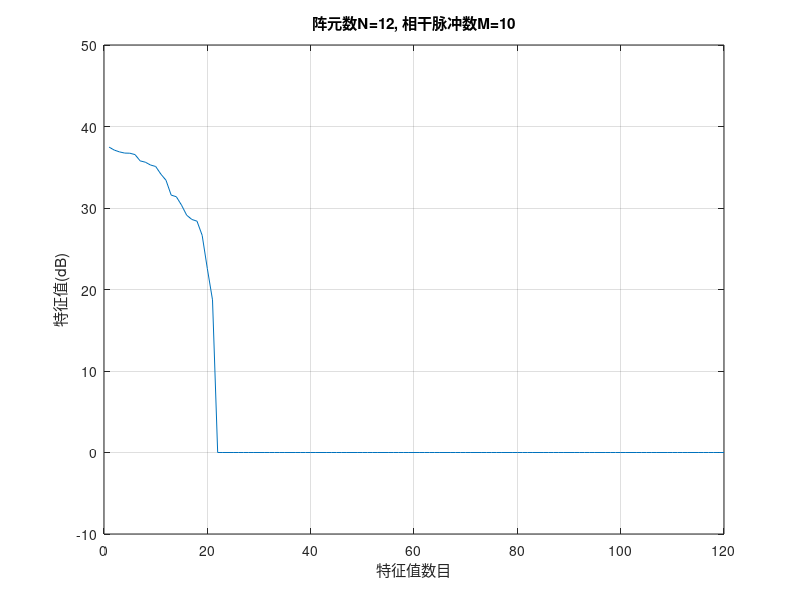
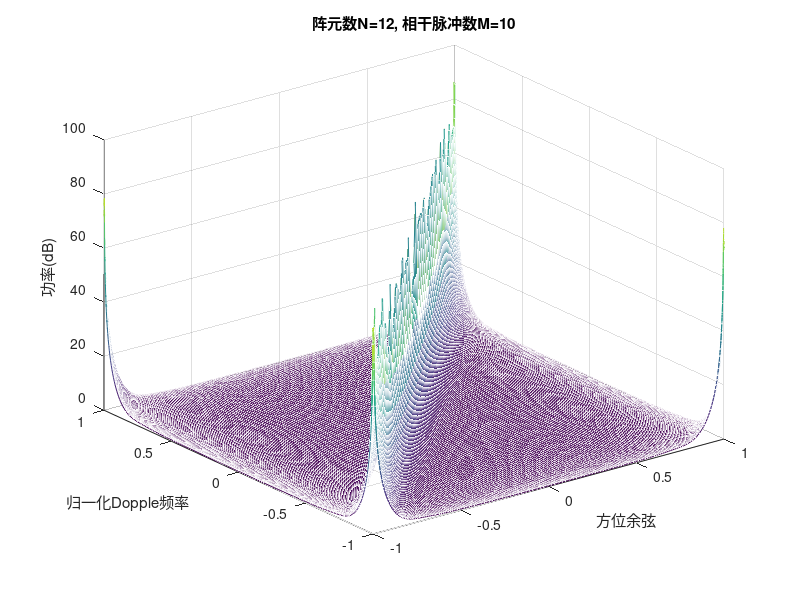
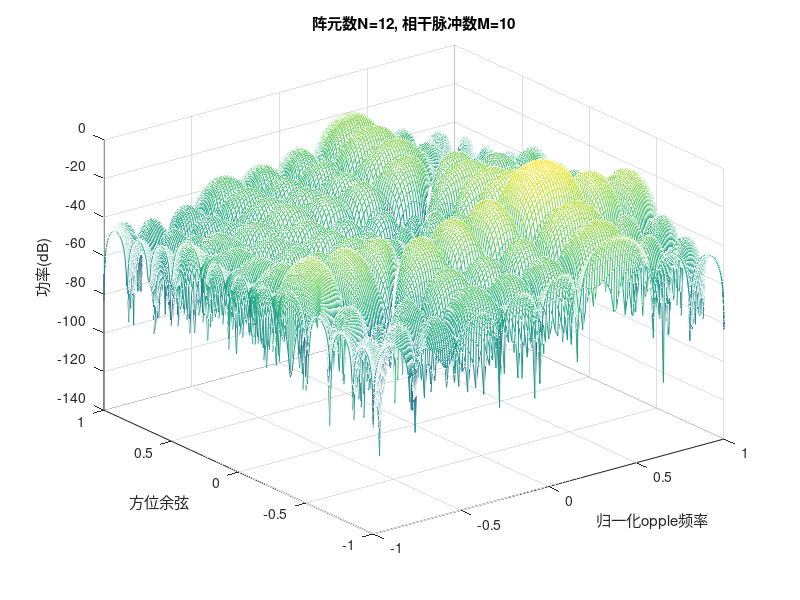
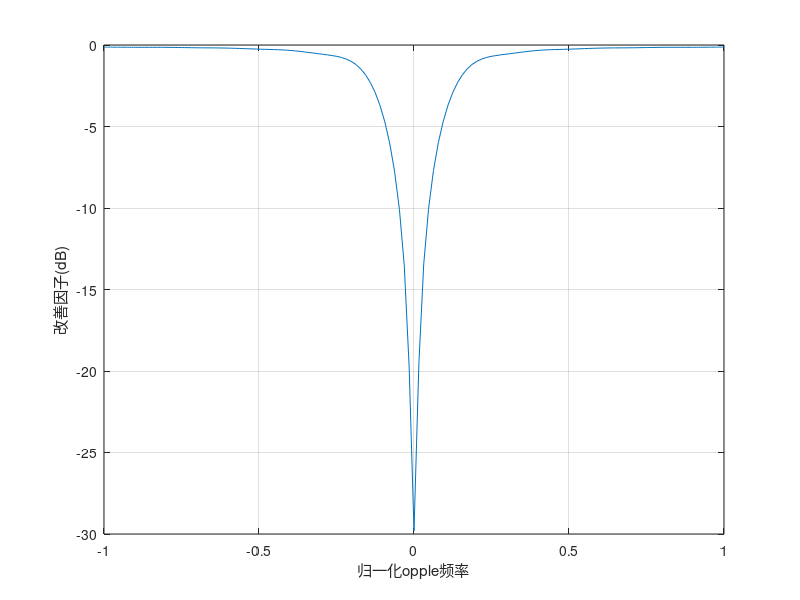

Write MATLAB code to recreate these figures, in order.
%opt2d.m: 全自由度空时自适应处理
%--------------------------------------------------------------------------
%start         : 2004.11.04  AM 10:21   yunrisheng
%Latest change : 
%--------------------------------------------------------------------------

clear
tic
%杂波仿真参数
N = 12;                        % 阵元个数
M = 10;                        % 相干脉冲数
CNR = 30;                      % 杂噪比
beta = 1;                      % 杂波折叠系数(beta = 2*v*T/d)
sita_a = -90:.9:90.;         % 杂波单元个数               
sita = sita_a*pi/180;
[NN N_bin] = size(sita);
%目标参数
sita_t = -25;                  % 目标DOA
omiga_t = 0.4;                 % 目标Doppler
SNR = 0;                       % 信噪比

%空间导向矢量和时间导向矢量
%空间频率和Dopple频率满足 omiga_d = beta * omiga_s
omiga_s = pi*sin(sita);      
omiga_d = beta*omiga_s;       

aN = zeros(N,N_bin);
bN = zeros(M,N_bin);

aN = exp(-j*[0:N-1]'*omiga_s)./sqrt(N);
bN = exp(-j*[0:M-1]'*omiga_d)./sqrt(M);


%目标空时信号
aN_t = zeros(N,1);
bN_t = zeros(M,1);

aN_t = exp(-j*pi*[0:N-1]'*sin(sita_t*pi/180))/sqrt(N);
bN_t = exp(-j*pi*[0:M-1]'*omiga_t)/sqrt(M);

S_t = zeros(M*N,1);
S_t = kron(aN_t,bN_t);

%计算杂波协方差矩阵
R = zeros(M*N,M*N);                     
S = zeros(M*N,N_bin);                   
ksai = 10^(CNR/10)*(randn(1,N_bin)+j*randn(1,N_bin))/sqrt(2);               %服从正态分布的随机幅值，方差为1
for ii = 1:N_bin
    S(:,ii) = kron(aN(:,ii),bN(:,ii));  
    R = R + ksai(ii).*(S(:,ii)*S(:,ii)');       
end

%干扰协方差矩阵，杂噪比为30dB
R = R +eye(M*N);     %CNR = 30dB
inv_R = inv(R);                   %逆矩阵
%求特征值谱
[u s v] = svd(R);                       %特征值分解
figure(1);
plot(10*log10(diag(s)));
title('阵元数N=12, 相干脉冲数M=10');
axis([0 120 -10 50]);
xlabel('特征值数目');
ylabel('特征值(dB)');
grid on

P_f = zeros(N_bin,N_bin);
P_min_var = zeros(N_bin,N_bin);
%求杂波谱
for ii = 1:N_bin
    for jj = 1:N_bin
            SS = kron(aN(:,ii),bN(:,jj));
            P_f(ii,jj) = SS'*R*SS;        %傅氏谱
            P_min_var(ii,jj) = 1./(SS'*inv_R*SS);
    end
end        

%最小方差功率谱
figure(2)
mesh(sin(sita),omiga_d/pi,20*log10(abs(P_min_var)));
title('阵元数N=12, 相干脉冲数M=10');
xlabel('方位余弦');
ylabel('归一化Dopple频率');
zlabel('功率(dB)');
grid on
%空时最优权向量
w_opt = inv(R)*S_t./(S_t'*inv_R*S_t);   
%w_opt = inv(RR)*a_t;

%求最优空时响应
for ii = 1:N_bin
    for jj = 1:N_bin
        SSS = kron(aN(:,ii),bN(:,jj));
        res_opt(ii,jj) = SSS'*w_opt;
    end
end
                      
figure(3)
%[X,Y]=meshgrid(omiga_d/pi,sita_a);
mesh(omiga_d/pi,omiga_d/pi,10*log10(abs(res_opt).^2))
title('阵元数N=12, 相干脉冲数M=10');
xlabel('归一化opple频率');
ylabel('方位余弦');
zlabel('功率(dB)');
grid on
%求最优改善因子
for ii = 1:N_bin
    for jj = 1:N_bin
        SS = kron(aN(:,ii),bN(:,jj));
 %       IF(ii,jj) = SS'*inv_R*SS.*trace(R)./(SS'*SS);
        IF(ii,jj) = SS'*inv_R*SS./(SS'*SS);
    end
end
figure(4)
axis([-1 1 10 55]);
plot(omiga_d/pi,10*log10(abs(IF(101,:))));
xlabel('归一化opple频率');
ylabel('改善因子(dB)');
grid on

toc



disp('分支develop做出修改')
